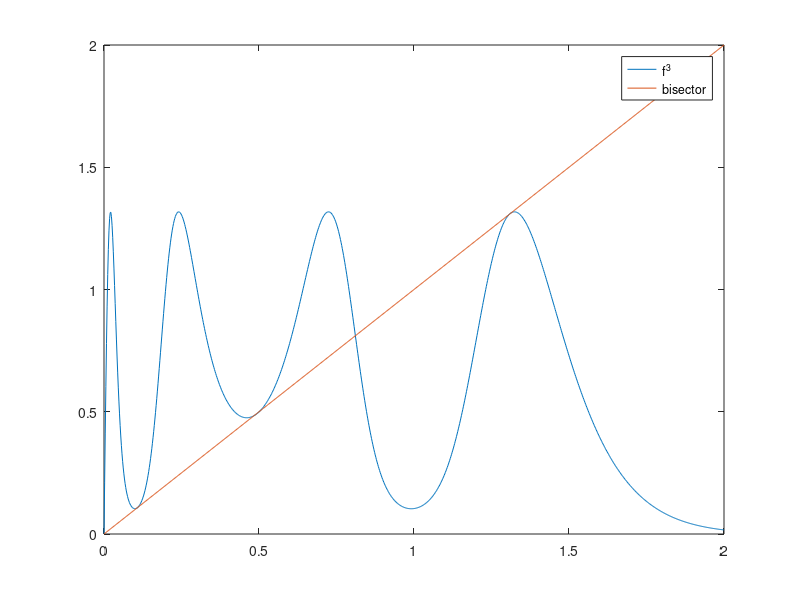

Here is the MATLAB script that generated this plot:
clc; clear;
fun = @(u_t, r) r .* u_t .* exp(-r/2 * u_t .* u_t); %  u_t > 0

mesh = linspace(0, 2, 1000);

f_3 = @(u_t, r) fun(fun(fun(u_t, r),r),r);

r = 4.720;

plot(mesh, f_3(mesh, r)); hold on;
plot(mesh, mesh); hold off;
legend('f^3' , 'bisector');
